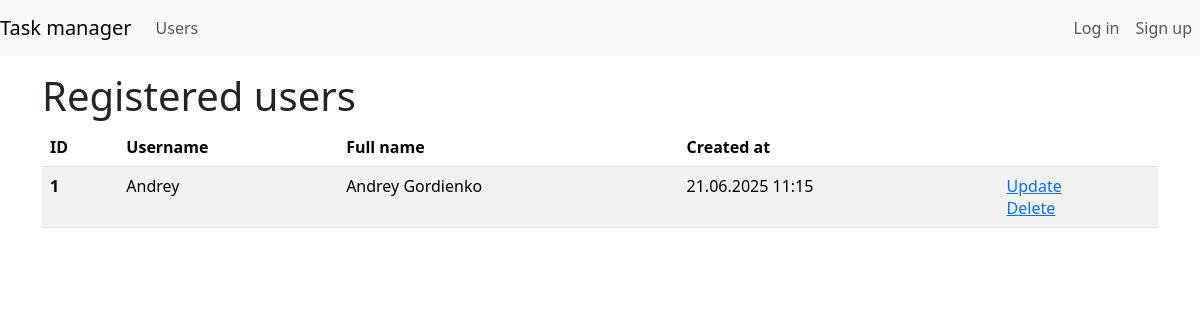
Before: /users/ with the older database file.
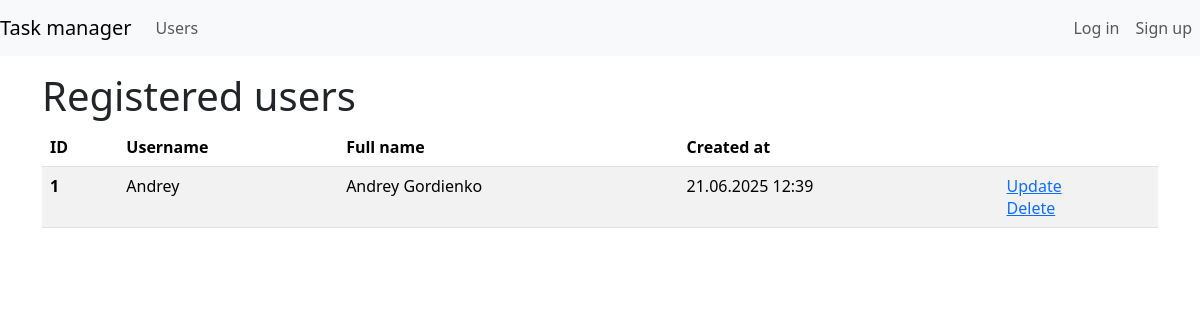
After: the same page with the newer database file.
### task_manager/users/models.py (models this page shows)
class MyUser(AbstractUser):
    created_at = models.DateTimeField(
        _("Creation date"),
        default=timezone.now,
        editable=False
    )

### task_manager/users/views.py (the view)
# urls.py: path("", UsersView.as_view(), name="user_list"),
class UsersView(ListView):
    model = MyUser
    context_object_name = "user_list"
    template_name = "users/user_list.html"

### task_manager/templates/users/user_list.html (shortened to what this page needs)
{% extends "task_manager/base.html" %}
{% load i18n %}
{% load django_bootstrap5 %}
{% block content %}
<div class="mt-4">
    <h1 class="mt-1">{% translate "Registered users" %}</h1>
    {% if user_list %}
    <table class="table table-striped">
        <thead>
            <tr>
                <th scope="col">ID</th>
                <th scope="col">{% translate "Username" %}</th>
                <th scope="col">{% translate "Full name" %}</th>
                <th scope="col">{% translate "Created at" %}</th>
                <th></th>
            </tr>
        </thead>
        <tbody>
            {% for user in user_list %}
            <tr>
                <th scope="row"> {{ user.id }}</th>
                <td>{{ user.username }}</td>
                <td>{{ user.get_full_name }}</td>
                <td>{{ user.date_joined|date:"d.m.Y H:i"}}</td>
                <td>
                    <a href="{% url 'users:update_user' user.pk %}">{% translate 'Update' %}</a>
                    <br>
                    <a href="{% url 'users:delete_user' user.pk %}">{% translate 'Delete' %}</a>
                </td>
            </tr>
            {% endfor %}
        </tbody>
    </table>
    {% else %}
    <p>There are no users.</p>
    {% endif %}
    {% endblock %}

Changed rows visible on the page:
changed MyUser "Andrey": date_joined "21.06.2025 11:15" → "21.06.2025 12:39"
